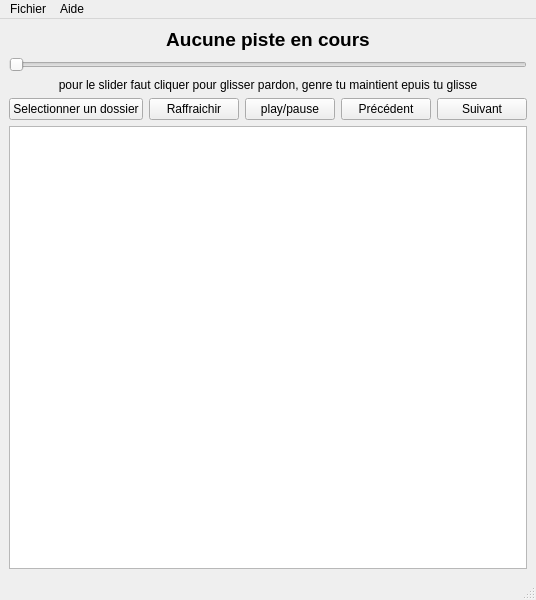
<?xml version="1.0" encoding="UTF-8"?>
<ui version="4.0">
 <class>MainWindow</class>
 <widget class="QMainWindow" name="MainWindow">
  <property name="geometry">
   <rect>
    <x>0</x>
    <y>0</y>
    <width>536</width>
    <height>600</height>
   </rect>
  </property>
  <property name="windowTitle">
   <string>Lecteur Audio</string>
  </property>
  <widget class="QWidget" name="centralwidget">
   <layout class="QGridLayout" name="gridLayout">
    <item row="0" column="0">
     <widget class="QLabel" name="labelTitle">
      <property name="font">
       <font>
        <pointsize>14</pointsize>
        <bold>true</bold>
       </font>
      </property>
      <property name="text">
       <string>Aucune piste en cours</string>
      </property>
      <property name="alignment">
       <set>Qt::AlignmentFlag::AlignCenter</set>
      </property>
     </widget>
    </item>
    <item row="1" column="0">
     <widget class="QSlider" name="progressSlider">
      <property name="orientation">
       <enum>Qt::Orientation::Horizontal</enum>
      </property>
     </widget>
    </item>
    <item row="2" column="0">
     <widget class="QLabel" name="labelTime">
      <property name="text">
       <string>pour le slider faut cliquer pour glisser pardon, genre tu maintient epuis tu glisse</string>
      </property>
      <property name="alignment">
       <set>Qt::AlignmentFlag::AlignCenter</set>
      </property>
     </widget>
    </item>
    <item row="3" column="0">
     <layout class="QHBoxLayout" name="horizontalLayout">
      <item>
       <widget class="QPushButton" name="btnAdd">
        <property name="text">
         <string>Selectionner un dossier</string>
        </property>
       </widget>
      </item>
      <item>
       <widget class="QPushButton" name="btnRaffraichir">
        <property name="text">
         <string>Raffraichir</string>
        </property>
       </widget>
      </item>
      <item>
       <widget class="QPushButton" name="btnPlay">
        <property name="text">
         <string>play/pause</string>
        </property>
       </widget>
      </item>
      <item>
       <widget class="QPushButton" name="btnPrevious">
        <property name="text">
         <string>Précédent</string>
        </property>
       </widget>
      </item>
      <item>
       <widget class="QPushButton" name="btnNext">
        <property name="text">
         <string>Suivant</string>
        </property>
       </widget>
      </item>
     </layout>
    </item>
    <item row="4" column="0">
     <widget class="QListWidget" name="playlistWidget">
      <property name="alternatingRowColors">
       <bool>true</bool>
      </property>
     </widget>
    </item>
   </layout>
  </widget>
  <widget class="QMenuBar" name="menubar">
   <property name="geometry">
    <rect>
     <x>0</x>
     <y>0</y>
     <width>536</width>
     <height>25</height>
    </rect>
   </property>
   <widget class="QMenu" name="menuFichier">
    <property name="title">
     <string>Fichier</string>
    </property>
    <addaction name="actionOuvrir"/>
    <addaction name="actionQuitter"/>
   </widget>
   <widget class="QMenu" name="menuAide">
    <property name="title">
     <string>Aide</string>
    </property>
    <addaction name="actionA_propos"/>
   </widget>
   <addaction name="menuFichier"/>
   <addaction name="menuAide"/>
  </widget>
  <widget class="QStatusBar" name="statusbar"/>
  <action name="actionOuvrir">
   <property name="text">
    <string>Ouvrir...</string>
   </property>
  </action>
  <action name="actionQuitter">
   <property name="text">
    <string>Quitter</string>
   </property>
  </action>
  <action name="actionA_propos">
   <property name="text">
    <string>A propos</string>
   </property>
  </action>
 </widget>
 <resources/>
 <connections/>
</ui>
